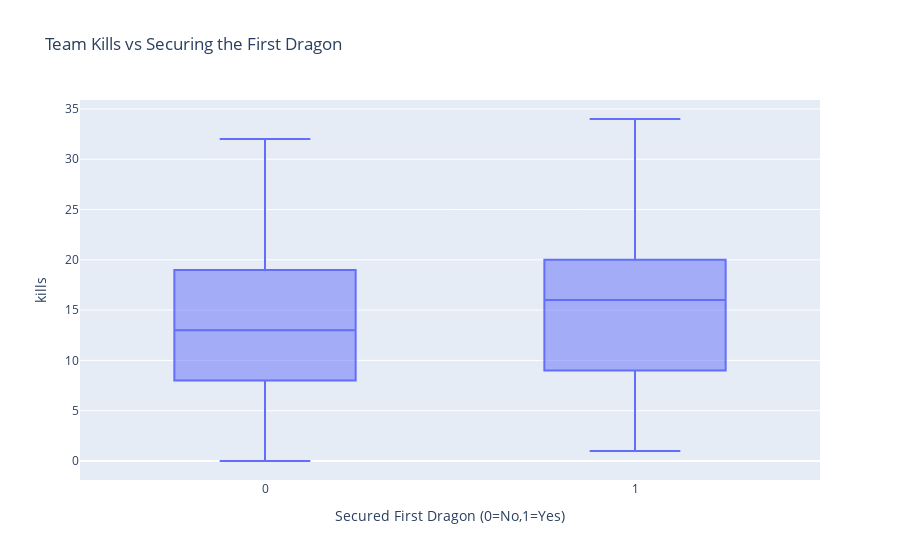

Source (notebook cell):
### Markdown cell above
### Bivariate Analysis

### Code cell
px.box(
    df,
    x="firstdragon",
    y="kills",
    title="Team Kills vs Securing the First Dragon",
    labels={"firstdragon": "Secured First Dragon (0=No,1=Yes)"}
)

### Figure 1 — Plotly figure (JSON) as saved in the notebook; plotly's stock layout.template omitted (floating-point values rounded to 4 significant figures; data arrays with more than 128 entries replaced by an {"elided": "..."} marker saying what was removed)
{"data": [{"alignmentgroup": "True", "hovertemplate": "Secured First Dragon (0=No,1=Yes)=%{x}<br>kills=%{y}<extra></extra>", "legendgroup": "", "marker": {"color": "#636efa"}, "name": "", "notched": false, "offsetgroup": "", "orientation": "v", "showlegend": false, "type": "box", "x": {"elided": "1110 int values"}, "x0": " ", "xaxis": "x", "y": {"elided": "1110 int values"}, "y0": " ", "yaxis": "y"}], "layout": {"autosize": true, "boxmode": "group", "legend": {"tracegroupgap": 0}, "title": {"text": "Team Kills vs Securing the First Dragon"}, "xaxis": {"anchor": "y", "autorange": true, "domain": [0, 1], "range": [-0.5, 1.5], "title": {"text": "Secured First Dragon (0=No,1=Yes)"}, "type": "linear"}, "yaxis": {"anchor": "x", "autorange": true, "domain": [0, 1], "range": [-1.889, 35.89], "title": {"text": "kills"}, "type": "linear"}}}
